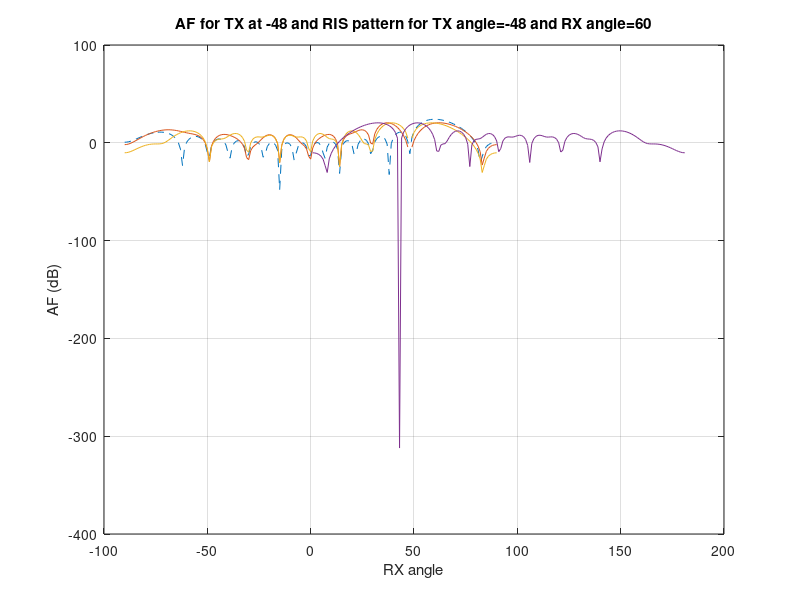
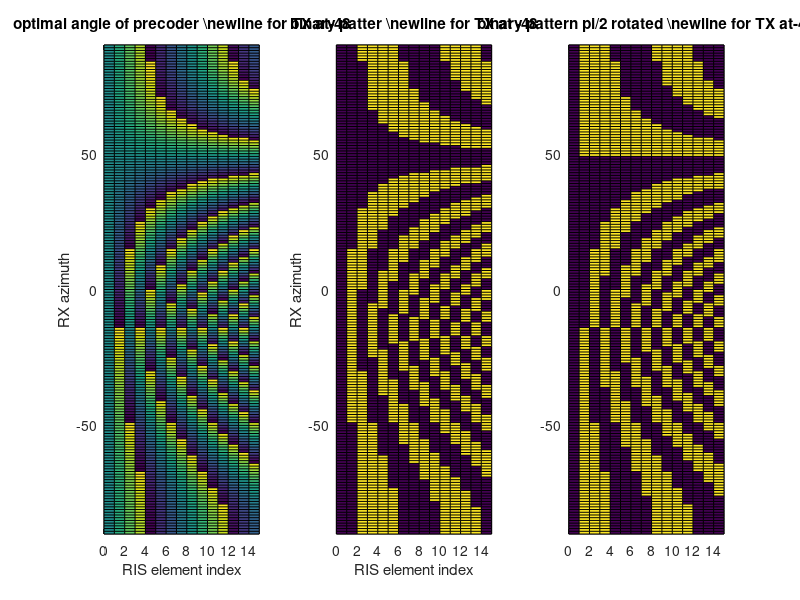

These figures' MATLAB source, in order:
clear
close all
f_c=3.5*10^9;% gdy odleglosc lambda/2- niezalezne od czestotliwosci
c=3*10^8;
d=c/f_c/2;% odleglosc miedzy elementmi antenowymi c=lambda*f
L=16;%liczba elementow antenowych

kat_TX=-48% od 0 do 90; 0= na wprost RISa
kat_RX=60%od 0 do -90 najsensowniejsze; 0= na wprost RISa
kanal_do_od_RIS=exp(-1j*2*pi*f_c/c*d*([0:L-1]*sind(kat_TX)+[0:L-1]*sind(kat_RX)));[L-1:-1:0]
katy_pomiarowe_RX=[-90:90];
prekoder=conj(kanal_do_od_RIS);
AF=exp(-1j*2*pi*f_c/c*d*([0:L-1]*sind(kat_TX)+sind(katy_pomiarowe_RX')*[0:L-1]))*transpose(prekoder);
plot(katy_pomiarowe_RX,10*log10(abs(AF).^2),'--')
hold on
prekoder_bin=2*(real(prekoder*exp(1j*0*pi/2))>0)-1;
AF=exp(-1j*2*pi*f_c/c*d*([0:L-1]*sind(kat_TX)+sind(katy_pomiarowe_RX')*[0:L-1]))*transpose(prekoder_bin);
plot(katy_pomiarowe_RX,10*log10(abs(AF).^2))
prekoder_bin=2*(real(prekoder*exp(1j*1*pi/2))>0)-1;
AF=exp(-1j*2*pi*f_c/c*d*([0:L-1]*sind(kat_TX)+sind(katy_pomiarowe_RX')*[0:L-1]))*transpose(prekoder_bin);
plot(katy_pomiarowe_RX,10*log10(abs(AF).^2))
xlabel('RX angle')
ylabel('AF (dB)')
title(['AF for TX at ' num2str(kat_TX) ' and RIS pattern for TX angle=' num2str(kat_TX) ' and RX angle=' num2str(kat_RX)])
% prekoder_bin=2*(real(prekoder*exp(1j*2*pi/2))>0)-1;
AF=exp(-1j*2*pi*f_c/c*d*([0:L-1]*sind(kat_TX)+sind(katy_pomiarowe_RX')*[L-1:-1:0]))*transpose(prekoder_bin);
%plot(10*log10(abs(AF).^2))
prekoder_bin=2*(real(prekoder*exp(1j*3*pi/2))>0)-1;
%AF=exp(-1j*2*pi*f_c/c*d*([0:L-1]*sind(kat_TX)+sind(katy_pomiarowe_RX')*[L-1:-1:0]))*transpose(prekoder_bin);
plot(10*log10(abs(AF).^2))
grid
figure
set_RX=[-90:90];
prekoder_ideal=exp(1j*2*pi*f_c/c*d*([0:L-1]*sind(kat_TX)+sind(set_RX')*[0:L-1]));%
prekoder_binary=zeros(length(set_RX),L);
prekoder_binary(real(prekoder_ideal)<0)=1;
subplot(1,3,1)
pcolor([0:L-1],set_RX,angle(prekoder_ideal))
title(['optimal angle of precoder \newline for TX at' num2str(kat_TX)])
xlabel('RIS element index')
ylabel('RX azimuth')
subplot(1,3,2)
pcolor([0:L-1],set_RX,prekoder_binary)
prekoder_binary2=zeros(length(set_RX),L);
prekoder_binary2(real(prekoder_ideal*exp(1j*pi/2))<0)=1; % jak zakladamy, ze do odbiornika dociera suma odbicia od
title(['binary patter \newline for TX at ' num2str(kat_TX)])
xlabel('RIS element index')
ylabel('RX azimuth')
% RIS i innych sciezek, to odbicie od RISa moze byc okrecone o jakis staly kat (tu 90 stopni),
% zeby byl w fazie tego bezposredniego.
subplot(1,3,3)
pcolor([0:L-1],set_RX,prekoder_binary2)
title(['binary pattern pi/2 rotated \newline for TX at' num2str(kat_TX)])
AA=unique(prekoder_binary2,'rows'); % 67
A=unique(prekoder_binary,'rows');

AAA=unique([AA;A;~AA;~A],'rows'); %obroty o 90 stopnia

%zbior dla wszystkich odbiorczych i nadawczych
set_TX=[0:90];
set_RX=[-90:90];
B=[];
for i=1:length(set_TX)
prekoder_ideal=exp(1j*2*pi*f_c/c*d*([0:L-1]*sind(set_TX(i))+sind(set_RX')*[0:L-1]));
prekoder_binary=real(prekoder_ideal)<0;
B=[B;prekoder_binary];
prekoder_binary=real(prekoder_ideal*exp(1j*pi/2))<0;
B=[B;prekoder_binary];
prekoder_binary=real(prekoder_ideal*exp(1j*pi))<0;
B=[B;prekoder_binary];
prekoder_binary=real(prekoder_ideal*exp(1j*3*pi/2))<0;
B=[B;prekoder_binary];
end
BB=unique(B,'rows');

rows_to_keep=ones(1,size(BB,1));
for i=1:size(BB,1)-1% probably not optimal removal
    for ii=i+1:size(BB,1)
        if rows_to_keep(i)==1 && sum(xor(BB(i,:),BB(ii,:)))<=2 % hamming distance to remove
            rows_to_keep(ii)=0;
        end
    end
end
CC=BB(logical(rows_to_keep),:);
c=0;





